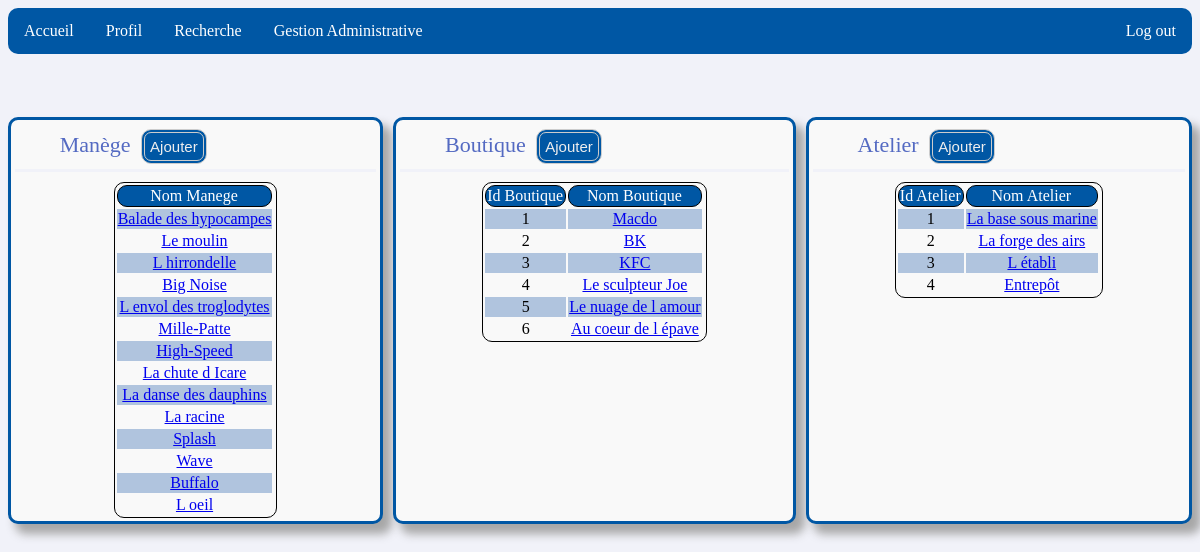
/Menu/gestion.php (signed in), run on the app's committed database.
### tables this page shows
CREATE TABLE Manege (
   NomM VARCHAR(32),
   tailleMin INT,
   description VARCHAR(400),
   IdF INT,
   IdZ INT,
   CONSTRAINT fk_Manege_Famille FOREIGN KEY (IdF) REFERENCES Famille(IdF) ON DELETE CASCADE ON UPDATE CASCADE,
   CONSTRAINT fk_Manege_Zone FOREIGN KEY (IdZ) REFERENCES Zone(IdZ) ON DELETE CASCADE ON UPDATE CASCADE,
   CONSTRAINT pk_Manege PRIMARY KEY(NomM)
);

CREATE TABLE Boutique (
   IdB INT,
   nomB VARCHAR(32),
   typeB VARCHAR(32),
   IdZ INT,
   CONSTRAINT fk_Boutique_Zone FOREIGN KEY (IdZ) REFERENCES Zone(IdZ) ON DELETE CASCADE ON UPDATE CASCADE,
   CONSTRAINT pk_Boutique PRIMARY KEY(IdB)
);

CREATE TABLE Atelier (
   IdA INT,
   nomA VARCHAR(32),
   IdZ INT,
   CONSTRAINT fk_Atelier_Zone FOREIGN KEY (IdZ) REFERENCES Zone(IdZ) ON DELETE CASCADE ON UPDATE CASCADE,
   CONSTRAINT pk_Atelier PRIMARY KEY (IdA)
);

### Menu/gestion.php (the view, shortened to what this page needs)
<!DOCTYPE HTML>
<?PHP
if (isset($_SESSION['metier'])){
$idcom=connex("myparam");
?>
<html>
<head>
    <link rel="stylesheet" href="../Style/menu.css">
    <link rel="stylesheet" href="../Style/styleGestion.css">
</head>
<body>
<ul id="menu">
    <li class="menu_elm"><a class="menuLink" href="accueil.php">Accueil</a></li>
    <li class="menu_elm"><a class="menuLink" href="profil.php">Profil</a></li>
    <li class="menu_elm"><a class="menuLink" href="recherche.php">Recherche</a></li>
    <li class="menu_elm"><a class="menuLink" href="gestion.php">Gestion Administrative</a></li>
    <li id="logout" ><a class="menuLink" href="logout.php">Log out</a></li>
</ul>
<div class='bloc1' >
	<div class='bloc'>
		<div class='group'>Manège
            <button onclick=aff("ajoutManege")><span>Ajouter</span></button>
		</div>
		<?PHP
			$req="SELECT nomM FROM Manege";
			$res=mysqli_query($idcom,$req);
			if($res){
                echo "<div class='group1'>";
				echo "<table>";
                echo "<tr><th>Nom Manege</th>";
				while($row=mysqli_fetch_array($res)){
					echo "<tr><td><a href='AdminModif/manegeadm.php?NomM=$row[0]'>$row[0]</a></td></tr>";
				}
				echo "</table>";
                echo "</div>";
			}
		?>
	</div>
	<div class='bloc'>
		<div class='group'>Boutique
            <button onclick=aff("ajoutBoutique")><span>Ajouter</span></button>
		</div>
		<?PHP
			$req="SELECT IdB,nomB FROM Boutique";
			$res=mysqli_query($idcom,$req);
			if($res){
                echo "<div class='group1'>";
				echo "<table>";
                echo "<tr><th>Id Boutique</th><th>Nom Boutique</th>";
				while($row=mysqli_fetch_array($res)){
					echo "<tr><td>$row[0]</td><td><a href='boutiqueadm.php?IdB=$row[0]'>$row[1]</a></td></tr>";
				}
				echo "</table>";
                echo "</div>";
			}
		?>
	</div>
	<div class='bloc'>
		<div class='group'>Atelier
            <button onclick=aff("ajoutAtelier")><span>Ajouter</span></button>
		</div>
		<?PHP
			$req="SELECT IdA,nomA FROM Atelier";
			$res=mysqli_query($idcom,$req);
			if($res){
                echo "<div class='group1'>";
				echo "<table>";
                echo "<tr><th>Id Atelier</th><th>Nom Atelier</th>";
				while($row=mysqli_fetch_array($res)){
					echo "<tr><td>$row[0]</td><td><a href='atelieradm.php?IdA=$row[0]'>$row[1]</a></td></tr>";
				}
				echo "</table>";
                echo "</div>";
			}
		?>
	</div>
</div>
</body>
</html>
<?PHP
}else{
	echo "Merci de vous connecter <a href='../index.php'>log in </a>";
}
?>

### Style/menu.css (style rules this page uses)
#menu { list-style-type: none; margin: 0; padding: 0; overflow: hidden; background-color: #0057a4; border-radius:10px; }
.menu_elm { float: left; }
.menuLink { display: block; color: white; text-align: center; padding: 14px 16px; text-decoration: none; transition-duration: 0.4s; }
#logout { float: right; }
html { font-family : "Times New Roman", Times, serif; background-color:#f1f2f9; }
button, input[type='submit'] { display: inline-block; background-color: #0057a4; border-radius: 10px; border: 4px double #cccccc; color: #eeeeee; text-align: center; font-size: 15px; padding: 5px; width:auto; transition: all 0.5s; cursor: pointer; margin: 5px; }
button span { cursor: pointer; display: inline-block; position: relative; transition: 0.5s; }
button span:after { content: "\00bb"; position: absolute; opacity: 0; top: 0; right: -20px; transition: 0.5s; }
table, th { border: 1px solid black; border-radius: 10px; padding-left:2x; padding-right:2px; }
th { font-weight:normal; color:white; background-color:#0057a4; }
tr:nth-child(2n) { background-color:lightsteelblue; }

### Style/styleGestion.css (style rules this page uses)
.bloc1 { display: grid; grid-template-columns: repeat(3,auto); grid-template-rows: repeat(1, auto); border-radius:10px; margin-top:5%; grid-gap:10px; }
.bloc { background-color:#f9f9f9; margin-top:1%; padding:1%; display:grid; grid-template-columns: repeat(3,1fr); grid-template-rows: min-content; grid-gap:10px; margin-bottom: 20px; border:solid #0057a4; border-radius:10px; -webkit-box-shadow: 8px 13px 10px 1px #A7A7A7; box-shadow: 8px 9px 10px 1px #A7A7A7; }
.group { font-size:22px; color: #546ac2; padding-left:45px; grid-column: 1 / 4; grid-row:1; border-bottom:solid #f1f2f9; }
.group1 { text-align: center; grid-column: 1/4; grid-row: 2/4; display: grid; align-items: start; justify-content: center; }

### data on the page
manege: NomM "Balade des hypocampes"
manege: NomM "Le moulin"
manege: NomM "L hirrondelle"
manege: NomM "Big Noise"
manege: NomM "L envol des troglodytes"
manege: NomM "Mille-Patte"
manege: NomM "High-Speed"
manege: NomM "La chute d Icare"
manege: NomM "La danse des dauphins"
manege: NomM "La racine"
manege: NomM "Splash"
manege: NomM "Wave"
manege: NomM "Buffalo"
manege: NomM "L oeil"
boutique: IdB "1", nomB "Macdo"
boutique: IdB "2", nomB "BK"
boutique: IdB "3", nomB "KFC"
boutique: IdB "4", nomB "Le sculpteur Joe"
boutique: IdB "5", nomB "Le nuage de l amour"
boutique: IdB "6", nomB "Au coeur de l épave"
atelier: IdA "1", nomA "La base sous marine"
atelier: IdA "2", nomA "La forge des airs"
atelier: IdA "3", nomA "L établi"
atelier: IdA "4", nomA "Entrepôt"
